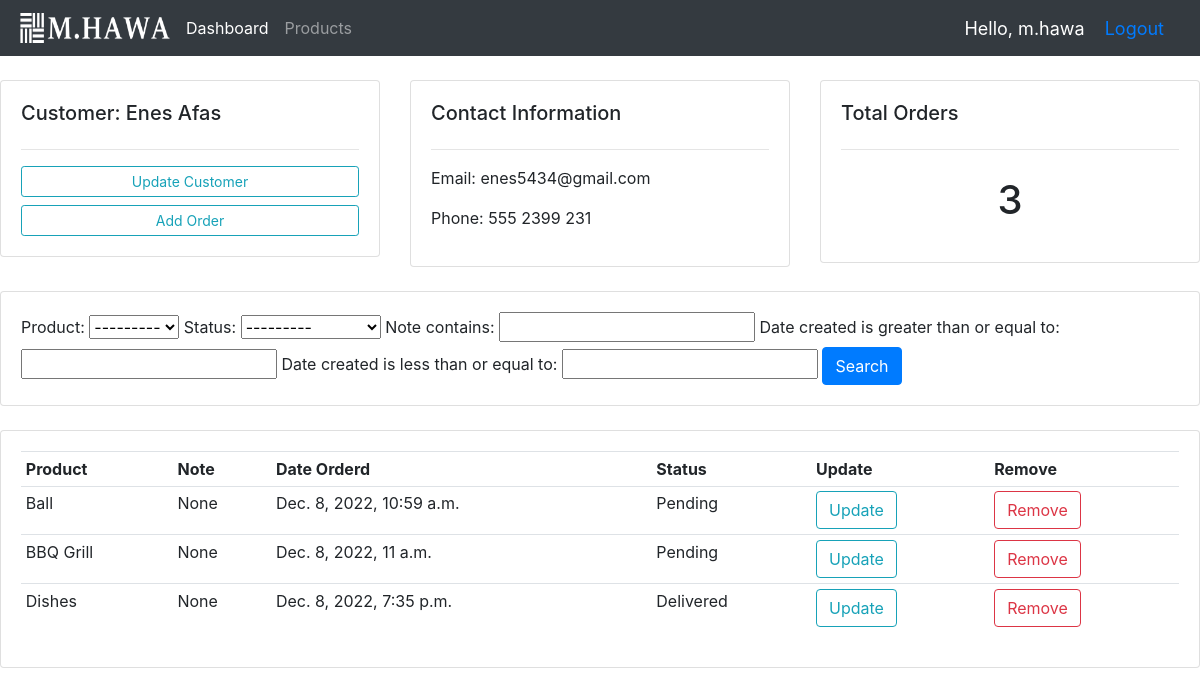
Page /customer/1/ (signed in) on the earlier database version.
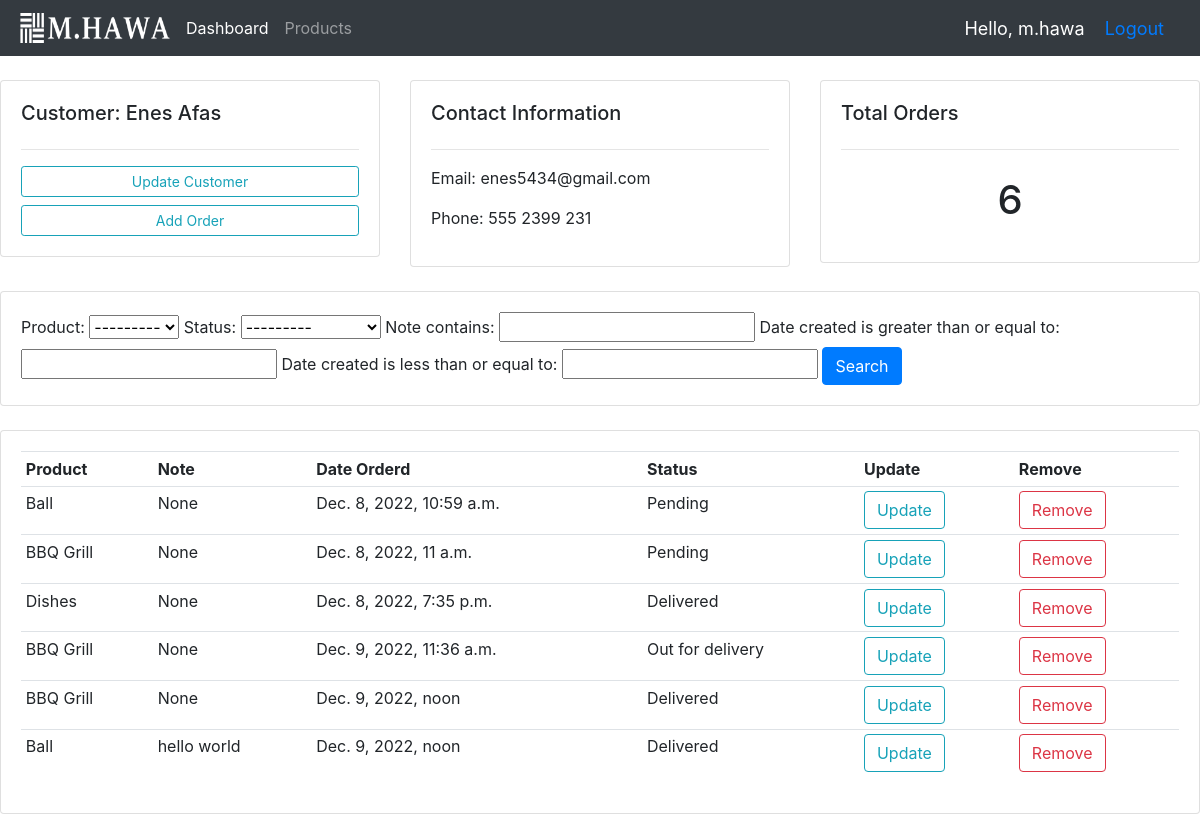
Same page on the later database version.
### accounts/models.py (models this page shows, shortened)
class Order(models.Model):
    STATUS = (
        ('Pending', 'Pending'),
        ('Out for delivery', 'Out for delivery'),
        ('Delivered', 'Delivered'),
    )
    customer = models.ForeignKey(Customer, null=True, on_delete=models.SET_NULL)
    product = models.ForeignKey(Product, null=True, on_delete=models.SET_NULL)
    date_created = date_created = models.DateTimeField(auto_now_add=True, null=True)
    status = models.CharField(max_length=100, choices=STATUS, null=True)
    note = models.CharField(max_length=100, null=True)

class Product(models.Model):
    CATEGORY = (
        ('Indoor', 'Indoor'),
        ('Out Door', 'Out Door'),
    )
    name = models.CharField(max_length=100)
    price = models.FloatField(null=True)
    category = models.CharField(max_length=50, null=True, choices=CATEGORY)
    description = models.TextField(max_length=200, null=True, blank=True)
    date_created = date_created = models.DateTimeField(auto_now_add=True, null=True)
    tags = models.ManyToManyField(Tag)
    def __str__(self):
        return self.name

### accounts/views.py (the view)
# urls.py: path('customer/<str:pk>/', views.customer, name='customer'),
@login_required(login_url='login')
def customer(request, pk):
    customer = Customer.objects.get(id=pk)
    orders = customer.order_set.all()
    total_orders = orders.count()
    myFilter = OrderFilter(request.GET, queryset=orders)
    orders = myFilter.qs
    context = {'customer': customer, 'orders': orders, 'total_orders': total_orders, 'myfilter': myFilter}
    return render(request, 'accounts/customer.html', context)

### accounts/models.py (called while the page is built)
    def __str__(self):
        return str(self.name)

### accounts/templates/accounts/customer.html (shortened to what this page needs)
{% extends 'base.html' %}
{% block content %}
<br>
<div class="row">
    <div class="col-md">
        <div class="card card-body">
            <h5>Customer: {{customer}}</h5>
            <hr>
            <a href="" class="btn btn-outline-info btn-sm btn-block">Update Customer</a>
            <a href="{% url 'create-order' customer.id %}" class="btn btn-outline-info btn-sm btn-block">Add Order</a>
        </div>
    </div>
    <div class="col-md">
        <div class="card card-body">
            <h5>Contact Information</h5>
            <hr>
            <p>Email: {{customer.email}}</p>
            <p>Phone: {{customer.phone}}</p>
        </div>
    </div>
    <div class="col-md">
        <div class="card card-body">
            <h5>Total Orders</h5>
            <hr>
            <h1 style="text-align: center; padding:10px">{{total_orders}}</h1>
        </div>
    </div>
</div>
<br>
<div class="row">
    <div class="col">
        <div class="card card-body">
            <form action="" method="get">
                {{myfilter.form}}
                <button class="btn btn-primary" type="submit">Search</button>
            </form>
        </div>
    </div>
</div>
<br>
<div class="row">
    <div class="col-md">
        <div class="card card-body">
            <table class="table table-sm">
                <tr>
                    <th>Product</th>
                    <th>Note</th>
                    <th>Date Orderd</th>
                    <th>Status</th>
                    <th>Update</th>
                    <th>Remove</th>
                </tr>
                {% for order in orders %}
                    <tr>
                        <td>{{order.product}}</td>
                        <td>{{order.note}}</td>
                        <td>{{order.date_created}}</td>
                        <td>{{order.status}}</td>
                        <td><a class="btn btn-outline-info" href="{% url 'update-order' order.id %}">Update</a></td>
                        <td><a class="btn btn-outline-danger" href="{% url 'delete-order' order.id %}">Remove</a></td>
                    </tr>
                {% endfor %}
            </table>
        </div>
    </div>
</div>
{% endblock content %}

Differences in the rows shown:
added Order: product "BBQ Grill", note "None", date_created "Dec. 9, 2022, 11:36 a.m.", status "Out for delivery"
added Order: product "BBQ Grill", note "None", date_created "Dec. 9, 2022, noon", status "Delivered"
added Order: product "Ball", note "hello world", date_created "Dec. 9, 2022, noon", status "Delivered"
Other differences:
{{ total_orders }}: "3" → "6"
